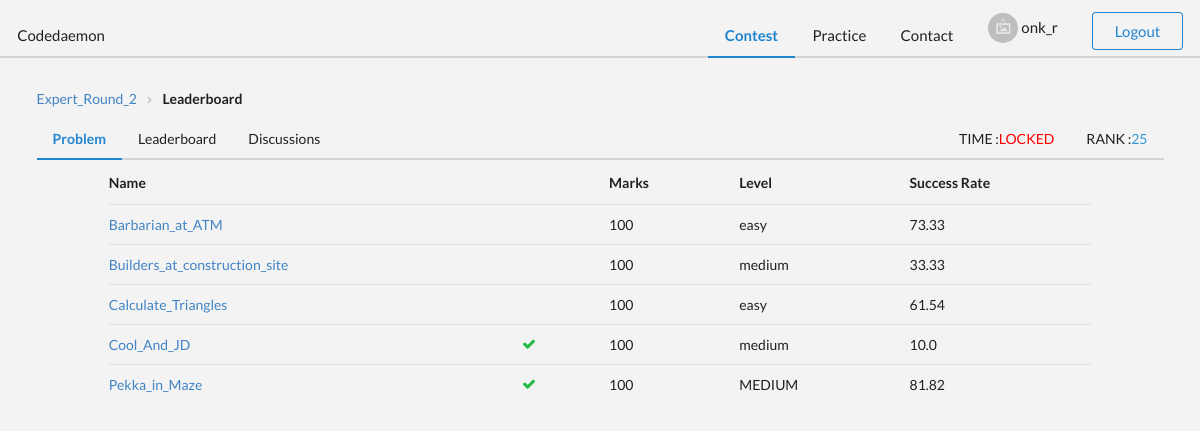
The app's page /home/7/contest_details/ (signed in) with its own data.
### login/models.py (models this page shows, shortened)
class User(models.Model):
	name=models.CharField(max_length=250)
	username=models.CharField(max_length=250)
	password=models.CharField(max_length=250)
	email=models.EmailField(max_length=250)
	contact=models.CharField(max_length=10)
	clgname=models.CharField(max_length=250)
	languages=models.CharField(max_length=250)
	experience=models.CharField(max_length=250)

### home/models.py (models this page shows, shortened)
class Contest(models.Model):
	con_name=models.CharField(max_length=250)
	con_date=models.DateField(blank=True)
	start_time=models.DateTimeField(blank=True)
	start = models.CharField(max_length=100)
	end_time=models.DateTimeField(blank=True)
	end = models.CharField(max_length=100)
	org_name=models.CharField(max_length=250)
	image=models.CharField(max_length=250)
	tagline=models.CharField(max_length=250)
	disc=models.TextField()
	rules=models.TextField()
	prize=models.TextField()
	scoring=models.TextField()

class Problem(models.Model):
	Contest=models.ForeignKey(Contest,on_delete=models.CASCADE)
	p_name=models.CharField(max_length=250)	#name
	r_flag=models.BooleanField(default=False)
	p_level=models.CharField(max_length=250)
	p_disc=models.TextField() # description
	p_input=models.TextField() # input Format
	p_cons=models.TextField() # constraints
	p_output=models.TextField() # o/p format
	sample_input=models.TextField()
	sample_output=models.TextField()
	exp=models.TextField() #explanations
	success_sub = models.IntegerField(default=0) # for suces rate
	tot_sub = models.IntegerField(default=0)
	score = models.IntegerField() #Total score
	s_rate = models.CharField(max_length=6)

### home/views.py (the view)
# urls.py: url(r'^(?P<contest_id>[0-9]+)/contest_details/$',views.contest_details,name='contest_details'),
def contest_details(request,contest_id):
	try:
		contest=Contest.objects.get(pk=contest_id)
		user = get_object_or_404(User,username=get_u(request))
		con_signup = Con_signup.objects.filter(user=get_object_or_404(User,username=get_u(request)))
		contestlist=[]
		for x in con_signup:
			contestlist.append(x.contest)
	except Contest.DoesNotExist:
		raise Http404("Contest does not exits")
	print('server')
	print((contest.start_time));
	print('client')
	print((timezone.now()));
	problems = Problem.objects.filter(Contest=contest)
	solved_status = []
	j = 1
	for i in problems:
		Us_Pro = User_Problem.objects.filter(User=user, Problem=i).first()
		if Us_Pro is None:
			solved_status.append(0)
		elif Us_Pro.status:
			solved_status.append(1)
		else :
			solved_status.append(2)
		j+=1
	print solved_status
	print(str(contest.end_time)[:16:]);
	if contest.start_time  <= timezone.now():
		return render(request,'home/contest_details.html',{'contest':contest,'end':str(contest.end_time)[:16:],'Rank':get_rank(user.id,contest.id),'problems_status':zip(problems,solved_status)})
	else :
		return render(request,'home/contest.html',{'con':Contest.objects.all(),'con_sign':contestlist})

### home/views.py (called while the page is built)
def get_u(request):
	try:
		u = request.session['user']
	except:
		return ''
	return u

def get_rank(user,contest_id):
	cont=apps.get_model(app_label='Leader', model_name="cont_"+str(contest_id))
	me = cont.objects.get(user=User.objects.get(id=user))
	all_users  = cont.objects.all()
	for rank,u in enumerate(all_users):
		if u == me:
			return rank+1

### home/templates/home/contest_details.html (shortened to what this page needs)
{% extends 'home/base.html' %}
{% load staticfiles %}
{% block body %}
<body style="background-color:#f3f3f3">
  <div class="ui blue large secondary pointing menu">
    <a class="ui item " href="{% url 'home:contest' %}">
      Codedaemon
    </a>
    <div class="right menu">
      <a class="ui active item" href="{% url 'home:contest' %}">
        Contest
      </a>
      <a class="ui item">
        Practice
      </a><a class="ui item" href="{% url 'home:contactPage' %}">
        Contact
      </a>
      <a class="ui item" href="{% url 'home:profile' %}">
      <img class="ui avatar image" src="{% static 'square-image.png' %}">
        <span>{{ request.session.user }}</span>
      </a>
      <div class="item">
          <a class="ui basic blue button" href="{% url 'home:logout' %}">Logout</a>
      </div>
    </div>
  </div>
<br>
<div class="ui container">
  <div class="ui breadcrumb" style="background-color:#f3f3f3;">
    <a class="section" href="{% url 'home:contest_details' contest.id %}">{{ contest.con_name }}</a>
    <i class="right angle icon divider"></i>
    <div class="active section">Leaderboard</div>
  </div>
  <div class="ui blue secondary pointing menu">
    <a class="ui active item" href="{% url 'home:contest_details' contest.id %}">
        Problem
      </a>
      <a class="ui item" href="{% url 'Leader:leader' contest.id %}">
        Leaderboard
      </a>
      <a class="ui item" href="{% url 'discussion:disc' contest.id %}">
        Discussions
      </a>
      <div class="right menu">
        <a class="ui item">
          TIME  : <span id="demo" style="color:#3498DB;"></span>
        </a>
        <a class="ui item">
          RANK  : <span style="color:#3498DB;">{{ Rank }}</span>
        </a>
      </div>
  </div>
  <div class="ui grid">
    <div class="one wide column">
    </div>
    <div class="fourteen wide column">
      <table class="ui very basic table">
        <thead>
          <tr>
            <th>Name</th>
            <th></th>
            <th>Marks</th>
            <th>Level</th>
            <th>Success Rate</th>
          </tr>
        </thead>
        <tbody>
          {% for problem , status in problems_status %}
          <tr>
            {% if problem.r_flag %}
            <td><a href="{% url 'Reverse:index' problem.p_name %}">{{ problem.p_name }}</a></td>
            {% else %}
            <td><a href="{% url 'Compile_run:index' problem.p_name %}">{{ problem.p_name }}</a></td>
            {% endif %}
            {% if status is 1 %}
            <td><i class="green checkmark icon"></i></td>
            {% elif status is 2%}
            <td><i class="red remove icon"></td>
            {% else %}
            <td></td>
            {% endif %}
            <td>{{ problem.score }}</td>
            <td>{{ problem.p_level }}</td>
            <td>{{ problem.s_rate }}</td>
          </tr>
          {% endfor %}
        </tbody>
      </table>
    </div>
  </div>
</div>
{% endblock %}

### records on screen
User: session.user "onk_r"
Contest: con_name "Expert_Round_2"
Problem: p_name "Barbarian_at_ATM", score "100", p_level "easy", s_rate "73.33"
Problem: p_name "Builders_at_construction_site", score "100", p_level "medium", s_rate "33.33"
Problem: p_name "Calculate_Triangles", score "100", p_level "easy", s_rate "61.54"
Problem: p_name "Cool_And_JD", score "100", p_level "medium", s_rate "10.0"
Problem: p_name "Pekka_in_Maze", score "100", p_level "MEDIUM", s_rate "81.82"

### other values on screen
{{ Rank }} "25"
